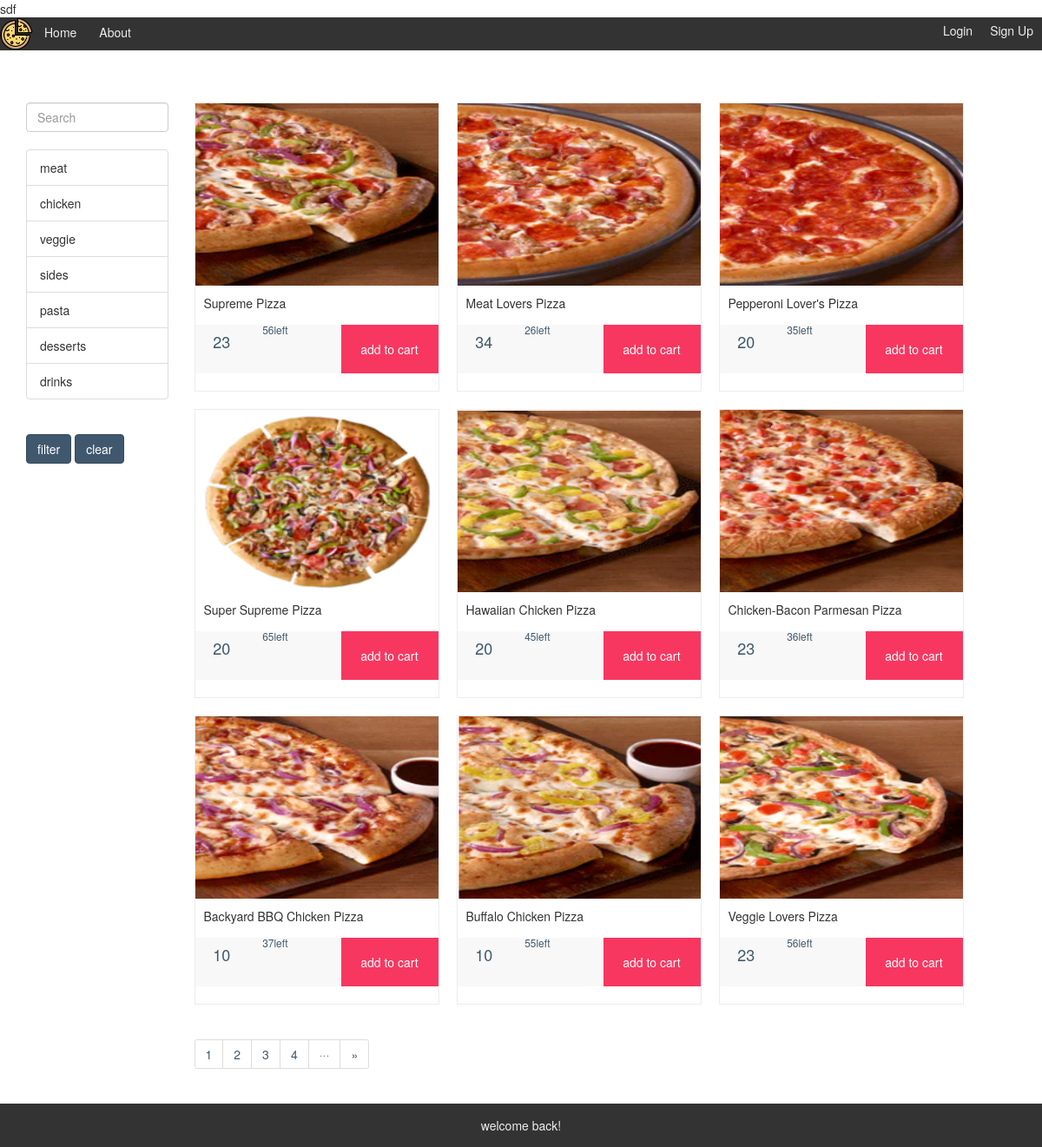
The app's page /pizza/index.php with its own data.
### tables this page shows
CREATE TABLE `dish` (
  `id` int(11) NOT NULL,
  `name` varchar(255) NOT NULL,
  `description` varchar(255) NOT NULL,
  `price` double NOT NULL,
  `category` text NOT NULL,
  `calorie` int(11) NOT NULL,
  `photo` text,
  `inventory` int(11) NOT NULL,
  `type` int(10) DEFAULT NULL
);

### pizza/index.php (the view, shortened to what this page needs)
<?php
require 'static/common.php';
$where = '1 = 1';
$size=9;
$page=isset($_GET['page'])? (int)$_GET['page']: 1;
$list_all_dish=xiu_query(sprintf('SELECT *
                                         FROM dish
                                          WHERE %s and type = 0
                                          LIMIT %d,%d', $where,($page-1)*$size, $size));
?>
<!DOCTYPE html>
<html lang="en">
<head>
    <link rel="stylesheet" href="https://stackpath.bootstrapcdn.com/bootstrap/4.1.3/css/bootstrap.min.css">
    <link rel="stylesheet" href="css/index.css">
    <link rel="stylesheet" href="css/dish.css">
</head>
<body>
    <?php include 'header.php'; ?>
    <div class="container">
            <div class="row">
                <div class="row">
                    <div class="col-2">
                        <div class="md-form mt-0">
                            <input id="searchInput" class="form-control" type="text" placeholder="Search" aria-label="Search">
                        </div>
                        <br>
                        <ul class="list-group " id="sides">
                            <li class="list-group-item ">meat</li>
                            <li class="list-group-item">chicken</li>
                            <li class="list-group-item">veggie</li>
                            <li class="list-group-item">sides</li>
                            <li class="list-group-item">pasta</li>
                            <li class="list-group-item">desserts</li>
                            <li class="list-group-item">drinks</li>
                        </ul>
                        <br>
                        <button class="btn btn-primary" id ="filter">filter</button>
                        <button class="btn btn-primary" id ="clear">clear</button>
                    </div>
                    <div class="col-10">
                        <br>
                        <br>
                        <div class="j02 main clearfix" id="show">
                        <?php foreach ($list_all_dish as $dish) { ?>
                            <div class="product">
                                <a href="t.php?dish_id=<?php echo $dish['id']; ?>" target="_blank" class="iwrap">
                                    <img src="<?php echo $dish['photo']; ?>">
                                    <p class="f16 line1"><?php echo $dish['name']; ?></p>
                                    <dl class="line3">
                                        <dd class="c2 red"><h4><?php echo $dish['price']; ?></h4></dd>
                                        <dd class="c2 red"><small id="num"><?php echo $dish['inventory']; ?></small><small>left</small></dd>
                                        <dd class="c3 f16">add to cart</dd>
                                    </dl>
                                </a>
                            </div>
                        <?php } ?>
                            <nav aria-label="Page navigation example">
                                <ul class="pagination justify-content-end">
                                </ul>
                            </nav>
                        </div>
                    </div>
                </div>
            </div>
    </div>
<div>
    <div class="footer">
        <p> welcome back!</p>
    </div>
</div>
</body>
</html>

### pizza/css/index.css (style rules this page uses)
.container { margin-top: 20px; }
.footer { height: 50px; background-color: #333333; text-align: center; line-height: 50px; margin-top: 20px; }
.footer p { color: #eeeeee; }
.btn { display: block; }
#searchInput { margin-top: 40px; }
#sides { margin-right: 0px; }

### pizza/css/dish.css (style rules this page uses)
html,body,ul,li,dl { margin:0;padding:0; }
.j02 { width:906px; }
.j02 .product { width:282px;height:333px;margin-right:20px;margin-bottom:20px; }
.j02 .product:nth-of-type(3n) { margin-right:0; }
.j02 .iwrap img { height:210px; }
.product { position:relative;float:left;background:#fff;line-height:1.5;overflow:visible;z-index:1; }
.iwrap { display:block;position:absolute;background:#fff;left:0;top:0;right:0;bottom:0;border:1px solid #ececec;box-sizing:content-box; }
.iwrap img { width:100%;margin-bottom:10px; }
.iwrap p.line1 { margin-left:10px;margin-right:10px;color:#333;white-space:nowrap;text-overflow:ellipsis;overflow:hidden; }
.iwrap .line3 { position:absolute;bottom:0;background:#f8f8f8;width:100%;height:56px; }
.iwrap .line3 dd { display:block;float:left;line-height:1; }
.iwrap .line3 .c2 { min-width:22%;max-width:28%;height:56px;box-sizing:border-box;overflow:hidden;text-align:center; }
.iwrap .line3 .c3 { width:40%;height:56px;background:#f73760;color:#fff;line-height:56px;text-align:center;float:right;cursor:pointer; }

### pizza/index.php (style rules this page uses)
#searchInput { margin-top: 40px; }

### records on screen
dish: photo (picture), name "Supreme Pizza", price "23", inventory "56"
dish: photo (picture), name "Meat Lovers Pizza", price "34", inventory "26"
dish: photo (picture), name "Pepperoni Lover's Pizza", price "20", inventory "35"
dish: photo (picture), name "Super Supreme Pizza", price "20", inventory "65"
dish: photo (picture), name "Hawaiian Chicken Pizza", price "20", inventory "45"
dish: photo (picture), name "Chicken-Bacon Parmesan Pizza", price "23", inventory "36"
dish: photo (picture), name "Backyard BBQ Chicken Pizza", price "10", inventory "37"
dish: photo (picture), name "Buffalo Chicken Pizza", price "10", inventory "55"
dish: photo (picture), name "Veggie Lovers Pizza", price "23", inventory "56"
